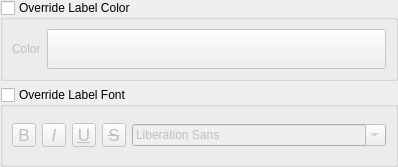
<?xml version="1.0" encoding="UTF-8"?>
<ui version="4.0">
 <class>QgsFormLabelFormatWidget</class>
 <widget class="QWidget" name="QgsFormLabelFormatWidget">
  <property name="geometry">
   <rect>
    <x>0</x>
    <y>0</y>
    <width>398</width>
    <height>167</height>
   </rect>
  </property>
  <property name="sizePolicy">
   <sizepolicy hsizetype="Fixed" vsizetype="Preferred">
    <horstretch>0</horstretch>
    <verstretch>0</verstretch>
   </sizepolicy>
  </property>
  <property name="windowTitle">
   <string notr="true">Form</string>
  </property>
  <layout class="QVBoxLayout" name="verticalLayout">
   <property name="leftMargin">
    <number>0</number>
   </property>
   <property name="topMargin">
    <number>0</number>
   </property>
   <property name="rightMargin">
    <number>0</number>
   </property>
   <property name="bottomMargin">
    <number>0</number>
   </property>
   <item>
    <widget class="QgsCollapsibleGroupBox" name="mOverrideLabelColorGroupBox">
     <property name="title">
      <string>Override Label Color</string>
     </property>
     <property name="checkable">
      <bool>true</bool>
     </property>
     <property name="checked">
      <bool>false</bool>
     </property>
     <layout class="QHBoxLayout" name="horizontalLayout">
      <item>
       <widget class="QLabel" name="label_6">
        <property name="sizePolicy">
         <sizepolicy hsizetype="Maximum" vsizetype="Preferred">
          <horstretch>0</horstretch>
          <verstretch>0</verstretch>
         </sizepolicy>
        </property>
        <property name="text">
         <string>Color</string>
        </property>
       </widget>
      </item>
      <item>
       <widget class="QgsColorButton" name="btnTextColor">
        <property name="sizePolicy">
         <sizepolicy hsizetype="Preferred" vsizetype="Preferred">
          <horstretch>0</horstretch>
          <verstretch>0</verstretch>
         </sizepolicy>
        </property>
        <property name="minimumSize">
         <size>
          <width>10</width>
          <height>0</height>
         </size>
        </property>
        <property name="maximumSize">
         <size>
          <width>16777215</width>
          <height>16777215</height>
         </size>
        </property>
        <property name="text">
         <string/>
        </property>
       </widget>
      </item>
     </layout>
    </widget>
   </item>
   <item>
    <widget class="QgsCollapsibleGroupBox" name="mOverrideLabelFontGroupBox">
     <property name="title">
      <string>Override Label Font</string>
     </property>
     <property name="checkable">
      <bool>true</bool>
     </property>
     <property name="checked">
      <bool>false</bool>
     </property>
     <layout class="QHBoxLayout" name="horizontalLayout_2">
      <item>
       <widget class="QToolButton" name="mFontBoldBtn">
        <property name="enabled">
         <bool>false</bool>
        </property>
        <property name="minimumSize">
         <size>
          <width>24</width>
          <height>24</height>
         </size>
        </property>
        <property name="maximumSize">
         <size>
          <width>24</width>
          <height>24</height>
         </size>
        </property>
        <property name="font">
         <font>
          <pointsize>13</pointsize>
         </font>
        </property>
        <property name="toolTip">
         <string>Bold text
(data defined only, overrides Style)</string>
        </property>
        <property name="text">
         <string>B</string>
        </property>
        <property name="checkable">
         <bool>true</bool>
        </property>
       </widget>
      </item>
      <item>
       <widget class="QToolButton" name="mFontItalicBtn">
        <property name="enabled">
         <bool>false</bool>
        </property>
        <property name="minimumSize">
         <size>
          <width>24</width>
          <height>24</height>
         </size>
        </property>
        <property name="maximumSize">
         <size>
          <width>24</width>
          <height>24</height>
         </size>
        </property>
        <property name="font">
         <font>
          <pointsize>13</pointsize>
          <italic>true</italic>
         </font>
        </property>
        <property name="toolTip">
         <string>Italic text
(data defined only, overrides Style)</string>
        </property>
        <property name="text">
         <string>I</string>
        </property>
        <property name="checkable">
         <bool>true</bool>
        </property>
       </widget>
      </item>
      <item>
       <widget class="QToolButton" name="mFontUnderlineBtn">
        <property name="enabled">
         <bool>false</bool>
        </property>
        <property name="minimumSize">
         <size>
          <width>24</width>
          <height>24</height>
         </size>
        </property>
        <property name="maximumSize">
         <size>
          <width>24</width>
          <height>24</height>
         </size>
        </property>
        <property name="font">
         <font>
          <pointsize>13</pointsize>
          <underline>true</underline>
         </font>
        </property>
        <property name="toolTip">
         <string>Underlined text</string>
        </property>
        <property name="text">
         <string>U</string>
        </property>
        <property name="checkable">
         <bool>true</bool>
        </property>
       </widget>
      </item>
      <item>
       <widget class="QToolButton" name="mFontStrikethroughBtn">
        <property name="enabled">
         <bool>false</bool>
        </property>
        <property name="minimumSize">
         <size>
          <width>24</width>
          <height>24</height>
         </size>
        </property>
        <property name="maximumSize">
         <size>
          <width>24</width>
          <height>24</height>
         </size>
        </property>
        <property name="font">
         <font>
          <pointsize>13</pointsize>
          <strikeout>true</strikeout>
         </font>
        </property>
        <property name="toolTip">
         <string>Strikeout text</string>
        </property>
        <property name="text">
         <string>S</string>
        </property>
        <property name="checkable">
         <bool>true</bool>
        </property>
       </widget>
      </item>
      <item>
       <widget class="QFontComboBox" name="mFontFamilyCmbBx"/>
      </item>
     </layout>
    </widget>
   </item>
  </layout>
 </widget>
 <customwidgets>
  <customwidget>
   <class>QgsCollapsibleGroupBox</class>
   <extends>QGroupBox</extends>
   <header>qgscollapsiblegroupbox.h</header>
   <container>1</container>
  </customwidget>
  <customwidget>
   <class>QgsColorButton</class>
   <extends>QToolButton</extends>
   <header>qgscolorbutton.h</header>
   <container>1</container>
  </customwidget>
 </customwidgets>
 <tabstops>
  <tabstop>mFontBoldBtn</tabstop>
  <tabstop>mFontItalicBtn</tabstop>
  <tabstop>mFontUnderlineBtn</tabstop>
  <tabstop>mFontStrikethroughBtn</tabstop>
  <tabstop>mFontFamilyCmbBx</tabstop>
 </tabstops>
 <resources/>
 <connections/>
</ui>
